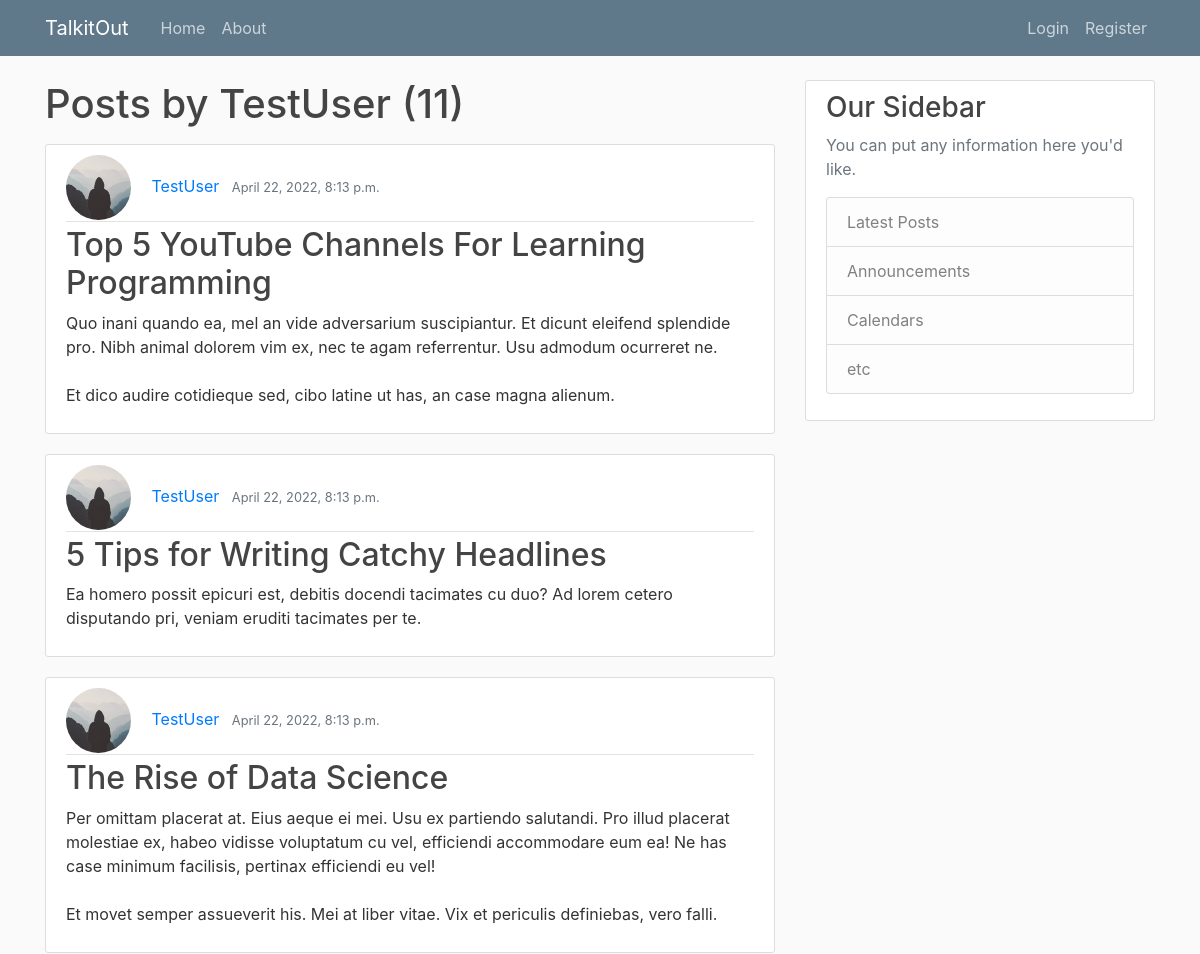
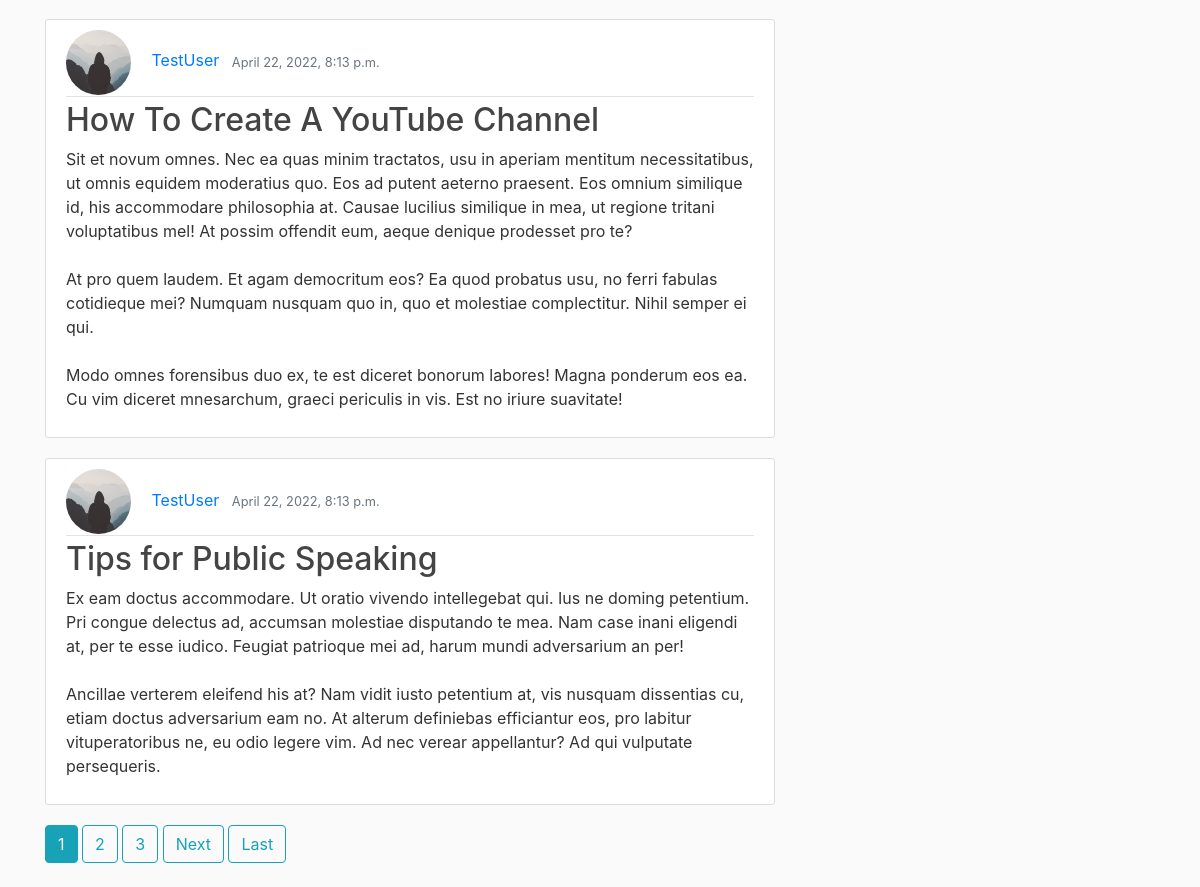
Page /user/TestUser on the committed database (2 pictures, top to bottom).
### blog/models.py (models this page shows, shortened)
class post(models.Model):
    title = models.CharField(max_length=100)
    content = RichTextField()
    date_posted = models.DateTimeField(default=timezone.now)
    author = models.ForeignKey(User, on_delete=models.CASCADE)

### users/models.py (models this page shows, shortened)
class Profile(models.Model):
    user = models.OneToOneField(User, on_delete=models.CASCADE)
    image = models.ImageField(default='default.jpg', upload_to='profile_pics')

### blog/views.py (the view)
# urls.py: path('user/<str:username>', UserPostListViews.as_view(),name='user-posts'),
class UserPostListViews(ListView):
    model = post
    template_name = 'blog/User_posts.html'
    context_object_name = 'posts'
    ordering = ['-date_posted']
    paginate_by = 5
    def get_queryset(self):
        user = get_object_or_404(User,username=self.kwargs.get('username'))
        return post.objects.filter(author = user).order_by('-date_posted')

### blog/templates/blog/user_posts.html (shortened to what this page needs)
{% extends "blog/base.html" %}
{% block content %}
<h1 class="mb-3">Posts by {{ view.kwargs.username }} ({{ page_obj.paginator.count}})</h1>
{% for post in posts %}
<article class="media content-section">
    <div class="media-body">
        <div class="article-metadata">
            <img class="rounded-circle article-img" src="{{ post.author.profile.image.url }}">
            <a class="mr-2" href="{% url 'user-posts' post.author.username %}">{{ post.author }}</a>
            <small class="text-muted">{{ post.date_posted }}</small>
        </div>
        <h2><a class="article-title" href="{% url 'post-detail' post.id %}">{{ post.title }}</a></h2>
        <p class="article-content">{{ post.content| safe }}</p>
    </div>
</article>
{% endfor %}
{% if is_paginated %}
    {% for num in page_obj.paginator.page_range %}
        {% if page_obj.number == num %}
        <a class="btn btn-info mb-4" href="?page={{ num }}">{{ num }}</a>
        {% elif num > page_obj.number|add:'-3' and num < page_obj.number|add:'3' %}
        <a class="btn btn-outline-info mb-4" href="?page={{ num }}">{{ num }}</a>
        {% endif %}
    {% endfor%}
    {% if page_obj.has_next %}
    <a class="btn btn-outline-info mb-4" href="?page={{ page_obj.next_page_number }}">Next</a>
    <a class="btn btn-outline-info mb-4" href="?page={{ page_obj.paginator.num_pages }}">Last</a>
    {% endif %}
{% endif %}
{% endblock content%}

### blog/static/blog/main.css (style rules this page uses)
body { background: #fafafa; color: #333333; margin-top: 5rem; }
h1, h2, h3, h4, h5, h6 { color: #444444; }
.content-section { background: #ffffff; padding: 10px 20px; border: 1px solid #dddddd; border-radius: 3px; margin-bottom: 20px; }
.article-title { color: #444444; }
.article-content { white-space: pre-line; }
.article-img { height: 65px; width: 65px; margin-right: 16px; }
.article-metadata { padding-bottom: 1px; margin-bottom: 4px; border-bottom: 1px solid #e3e3e3 }

### rows in the picture
post: author.profile.image (placeholder picture), author "TestUser", date_posted "April 22, 2022, 8:13 p.m.", title "Top 5 YouTube Channels For Learning Programming", content "Quo inani quando ea, mel an vide adversarium suscipiantur. Et dicunt eleifend splendide pro. Nibh animal dolorem vim ex, nec te agam referrentur. Usu admodum ocurreret ne. Et dico audire cotidieque sed, cibo latine ut has, an case magna alienum."
post: author.profile.image (placeholder picture), author "TestUser", date_posted "April 22, 2022, 8:13 p.m.", title "5 Tips for Writing Catchy Headlines", content "Ea homero possit epicuri est, debitis docendi tacimates cu duo? Ad lorem cetero disputando pri, veniam eruditi tacimates per te."
post: author.profile.image (placeholder picture), author "TestUser", date_posted "April 22, 2022, 8:13 p.m.", title "The Rise of Data Science", content "Per omittam placerat at. Eius aeque ei mei. Usu ex partiendo salutandi. Pro illud placerat molestiae ex, habeo vidisse voluptatum cu vel, efficiendi accommodare eum ea! Ne has case minimum facilisis, pertinax efficiendi eu vel! Et movet semper assueverit his. Mei at liber vitae. Vix et periculis definiebas, vero falli."
post: author.profile.image (placeholder picture), author "TestUser", date_posted "April 22, 2022, 8:13 p.m.", title "How To Create A YouTube Channel", content "Sit et novum omnes. Nec ea quas minim tractatos, usu in aperiam mentitum necessitatibus, ut omnis equidem moderatius quo. Eos ad putent aeterno praesent. Eos omnium similique id, his accommodare philosophia at. Causae lucilius similique in mea, ut regione tritani voluptatibus mel! At possim offendit eum, aeque denique prodesset pro te? At pro quem laudem. Et agam democritum eos? Ea quod probatus usu, no ferri fabulas cotidieque mei? Numquam nusquam quo in, quo et molestiae complectitur. Nihil semper ei qui. Modo omnes forensibus duo ex, te est diceret bonorum labores! Magna ponderum eos ea. Cu vim diceret mnesarchum, graeci periculis in vis. Est no iriure suavitate!"
post: author.profile.image (placeholder picture), author "TestUser", date_posted "April 22, 2022, 8:13 p.m.", title "Tips for Public Speaking", content "Ex eam doctus accommodare. Ut oratio vivendo intellegebat qui. Ius ne doming petentium. Pri congue delectus ad, accumsan molestiae disputando te mea. Nam case inani eligendi at, per te esse iudico. Feugiat patrioque mei ad, harum mundi adversarium an per! Ancillae verterem eleifend his at? Nam vidit iusto petentium at, vis nusquam dissentias cu, etiam doctus adversarium eam no. At alterum definiebas efficiantur eos, pro labitur vituperatoribus ne, eu odio legere vim. Ad nec verear appellantur? Ad qui vulputate persequeris."

### other values in the picture
{{ view.kwargs.username }} "TestUser"
{{ page_obj.paginator.count }} "11"
{{ num }} "1"
{{ num }} "2" "3"
